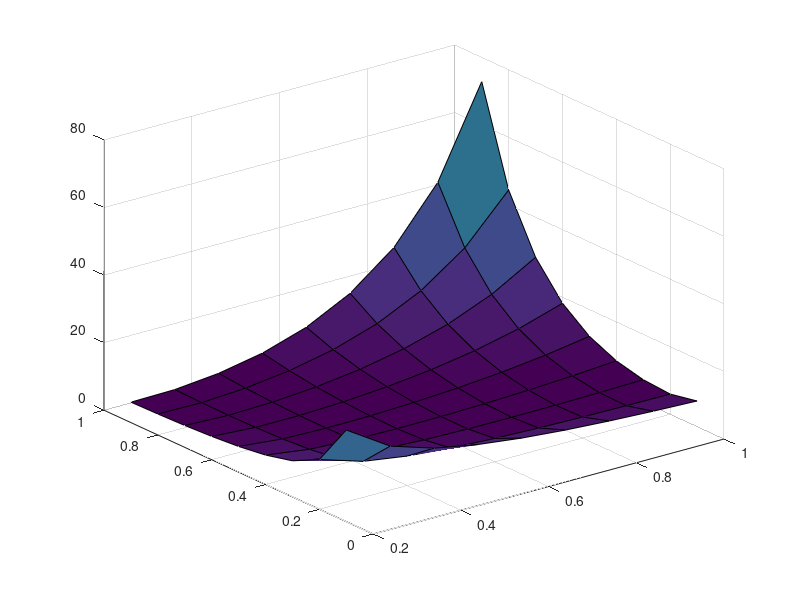

MATLAB code for this plot: (Note: this script raises an error after producing the figure.)
%lambda和PTX对AoI的影响，论文中的fig.9
clc
clear all;
for lambdap=1:1
simulation_AoI=[];
analysis_AoI=[];
sim_success_Pr=[];
ana_success_Pr=[];
simulation_AoI321=[];
analysis_AoI321=[];
sim_success_Pr321=[];
ana_success_Pr321=[];

% lambdaarr=[0.02 0.1 0.2 0.3 0.4 0.5 0.6 0.7 0.8 0.9 1.0];
% Lambdap=[0.02 0.1 0.2 0.3 0.4 0.5 0.6 0.7 0.8 0.9 1.0];
lambdaarr=[0.1 0.2 0.3 0.4 0.5 0.6 0.7 0.8 0.9];
Lambdap=[0.2 0.3 0.4 0.5 0.6 0.7 0.8 0.9 1.0];
gnrt = zeros(length(Lambdap), length(lambdaarr)); % 存储g的值
grt = zeros(length(Lambdap), length(lambdaarr)); % 存储g的值
for cir=1:9  
    num_itr = 100;%总时隙数
    num1=1;
    num2=1;
    num3=1;
    num4=1;
    num5=1;
    num6=1;
    k=0;
    sss=0;

    for cir1=1:9
        Psnr=20;
        Karr=[2 3 4 5 6 7 8 9 10 11 12 13];
        Marr=[2 3 4 5 6 7 8];
%         N=1;% 每个数据包含N bits
        T=0.5;%时隙长度
        M=8;%总用户数
        R = 0.1;
        eps = 2^R-1;
        K=2;%要注意K的变换，要引起用户选择范围的概率
        transMatrix = zeros(M+1, M+1);
        lambda=lambdaarr(cir1);%数据到达以伯努利过程输入，对称结构；
%         lambda=0.2;
        p=Lambdap(cir);
%         p=0.2;%信源选择发送数据的概率；

        Pi_1k = zeros(1, M);

        data_arrayM = binornd(1, lambda, M, num_itr );% M个用户进行num_itr次二项分布将结果放入M个行向量中,表示数据到达
        data_arrayM_save= data_arrayM;
        sent_arrayM = binornd(1, p, M, num_itr ); % 表示是否选择发送

        t=zeros(1, K);
        t(K)=eps;%接收信噪比的设置值；
        for i= (K-1):-1:1
            t(i) = eps*(1+(M-1)*t(i+1));
        end
        snr=10^(Psnr/10);
       
%         rng(42);
%         randomNumbers = rand(1, K);%随机生成K个0-1之间的随机数
%         q = randomNumbers / sum(randomNumbers);% 归一化以确保它们的和为1
q = 1/K * ones(1, K);%qk
             
        %软件计算精度问题，会使得M增大时ps的误差增大，若将q=[0.1  0.9]，即使M增大，ps的误差也会小;q=[0.9  0.1]误差会很大；

        choice_a_user = zeros(K, num_itr);

        %NOMA
        Qj1= [0]; yj1 = [0];Tj1 = [0];Qj2= [0]; yj2 = [0];Tj2 = [0];Qj3= [0]; yj3 = [0];Tj3 = [0];
        Qj4= [0]; yj4 = [0];Tj4 = [0];Qj5= [0]; yj5 = [0];Tj5 = [0];Qj6= [0]; yj6 = [0];Tj6 = [0];
        for i = 1 : num_itr%循坏时隙数
            for j=1:M
                randomNumber = rand();
                if randomNumber <= q(1) % 用户1根据概率q1选择t1
                    choice_a_user(j,i) = 1;
                elseif sum(q(1:1)) < randomNumber && randomNumber <= sum(q(1:2))% 用户2根据概率q2选择t2
                    choice_a_user(j,i) = 2;
                elseif sum(q(1:2)) < randomNumber && randomNumber <= sum(q(1:3))
                    choice_a_user(j,i) = 3;
                elseif sum(q(1:3)) < randomNumber && randomNumber <= sum(q(1:4))
                    choice_a_user(j,i) = 4;
                elseif sum(q(1:4)) < randomNumber && randomNumber <= sum(q(1:5))
                    choice_a_user(j,i) = 5;
                elseif sum(q(1:5)) < randomNumber && randomNumber <= sum(q(1:6))
                    choice_a_user(j,i) = 6;
                elseif sum(q(1:6)) < randomNumber && randomNumber <= sum(q(1:7))
                    choice_a_user(j,i) = 7;
                elseif sum(q(1:7)) < randomNumber && randomNumber <= sum(q(1:8))
                    choice_a_user(j,i) = 8;

                elseif sum(q(1:8)) < randomNumber && randomNumber <= sum(q(1:9))
                    choice_a_user(j,i) = 9;
                elseif sum(q(1:9)) < randomNumber && randomNumber <= sum(q(1:10))
                    choice_a_user(j,i) = 10;
                elseif sum(q(1:10)) < randomNumber && randomNumber <= sum(q(1:11))
                    choice_a_user(j,i) = 11;
                elseif sum(q(1:11)) < randomNumber && randomNumber <= sum(q(1:12))
                    choice_a_user(j,i) = 12;
                elseif sum(q(1:12)) < randomNumber && randomNumber <= sum(q(1:13))
                    choice_a_user(j,i) = 13;
                end
            end
        end

         sump=0;
        for i=1:K
            sump=sump+p*(q(i)*exp(-t(i)/snr));
        end

        for i=1:K
            q(i)=p*q(i)*exp(-t(i)/snr)/sump;%新的q
        end
        p=sump;%新的p

        %NRT-ana
        res0321=0;res321=0;res1321=0;res2321=0;res3321=0;res4321=0;res5321=0;res6321=0;res7321=0;res8321=0;
        for e = 3 : M %活跃用户数为e
            if e>K
                min12=K-1;
            else
                min12=e;
            end
            for x=2:min12%活跃用户中成功传输的用户数为x
                for k1 = 1:(K-x+1)
                    for k2 = (k1+x-1):K
                        if  x==K %注意该条件
                            f=1*factorial(x)*nchoosek(e-1, x-1);
                        else
                            if (e-x)==0%因为求res3时，0*0^(-1)=Nan，所以单独列一个
                                f=1*factorial(x)*nchoosek(e-1, x-1);
                            else
                                for l=1:k2%q的前k2项的和
                                    res1321= res1321 + q(l);
                                end
                                for s=(k2+1):K
                                    for t=1:s
                                        res2321 = res2321 + q(t);
                                    end
                                    res3321 = res3321+(e-x)*q(s)*(1-res2321)^(e-x-1);
                                    res2321 = 0;
                                end
                                f=[(1-res1321)^(e-x)-res3321]*factorial(x)*nchoosek(e-1, x-1);
                                res1321 = 0;res3321 = 0;
                            end
                        end

                        if (x-2)>=1
                            for n1 = (k1+1):(k2-x+2)
                                if (x-2)>=2
                                    for n2 = (n1+1):(k2-x+3)
                                        if (x-2)>=3
                                            for n3 = (n2+1):(k2-x+4)
                                                if (x-2)>=4
                                                    for n4 = (n3+1):(k2-x+5)
                                                        if (x-2)>=5
                                                            for n5 = (n4+1):(k2-x+6)
                                                                if (x-2)>=6
                                                                    for n6 = (n5+1):(k2-x+7)
                                                                        if (x-2)>=7
                                                                            for n7 = (n6+1):(k2-x+8)
                                                                                if (x-2)>=8
                                                                                    for n8 = (n7+1):(k2-x+9)
                                                                                        if (x-2)>=9
                                                                                            for n9 = (n8+1):(k2-x+10)
                                                                                                if (x-2)>=10
                                                                                                    for n10 = (n9+1):(k2-x+11)
                                                                                                        res0321 = res0321+q(n1)*q(n2)*q(n3)*q(n4)*q(n5)*q(n6)*q(n6)*q(n8)*q(n9)*q(n10);
                                                                                                    end
                                                                                                else
                                                                                                    res0321 = res0321+q(n1)*q(n2)*q(n3)*q(n4)*q(n5)*q(n6)*q(n6)*q(n8)*q(n9);
                                                                                                end
                                                                                            end
                                                                                        else
                                                                                            res0321 = res0321+q(n1)*q(n2)*q(n3)*q(n4)*q(n5)*q(n6)*q(n6)*q(n8);
                                                                                        end
                                                                                    end
                                                                                else
                                                                                    res0321 = res0321+q(n1)*q(n2)*q(n3)*q(n4)*q(n5)*q(n6)*q(n7);
                                                                                end
                                                                            end
                                                                        else
                                                                            res0321 = res0321+q(n1)*q(n2)*q(n3)*q(n4)*q(n5)*q(n6);
                                                                        end
                                                                    end
                                                                else
                                                                    res0321 = res0321+q(n1)*q(n2)*q(n3)*q(n4)*q(n5);
                                                                end
                                                            end
                                                        else
                                                            res0321 = res0321+q(n1)*q(n2)*q(n3)*q(n4);
                                                        end
                                                    end
                                                else
                                                    res0321 = res0321+q(n1)*q(n2)*q(n3);
                                                end
                                            end
                                        else
                                            res0321 = res0321+q(n1)*q(n2);
                                        end
                                    end
                                else
                                    res0321 = res0321+q(n1);
                                end
                            end
                        else%x==2
                            res0321=1;
                        end
                        if e-x==1;%为了排除P{x|e=x+1}=0；
                            f=0;
                        end
                        res4321 = res4321 + q(k1)*q(k2)*res0321*f;%ps2关于x的累加
                        res0321=0;
                    end
                end
            end

            %x=1,e>=3时
            for k=1:K
                for l=1:k
                    res5321= res5321+q(l);
                end
                for s=(k+1):K
                    for t=1:s
                        res6321 = res6321+q(t);
                    end
                    res7321 = res7321 + (e-1)*q(s)*(1-res6321)^(e-2);
                    res6321=0;
                end
                res8321= res8321 + q(k)*((1-res5321)^(e-1)-res7321);%ps1
                res5321 = 0;res7321=0;
            end

            res321 = res321 + nchoosek(M-1, e-1)*(lambda*p)^e*(1-lambda*p)^(M-e)*(res8321+res4321);
            res4321=0;res8321=0;
        end

        symsum=0;%e=2时
        for r=1:K
            symsum =symsum + (lambda*p)^2*(1-lambda*p)^(M-2)*nchoosek(M-1, 1)*q(r)*(1-q(r));%ps3
        end

        ps321=lambda*p*(1-lambda*p)^(M-1) + symsum + res321;
        symsum=0;res321=0;
        Y321=T/ps321;%E(Y)
        Y2321=T^2*(2-ps321)/ps321^2;%E(Y^2)


        poi_gs_m321 = T+Y2321/Y321/2;%%Average AoI
        analysis_AoI321=[analysis_AoI321 poi_gs_m321];
        gnrt(cir, cir1)=poi_gs_m321;


        %RT-ana
        %分析
        res0321=0;res321=0;res1321=0;res2321=0;res3321=0;res4321=0;res5321=0;res6321=0;res7321=0;res8321=0;res9321=0;w321=0;e=0;k1=0;k2=0;k=0;k_=0;
        for k = 0:M%从k到k_的状态转移
            for k_ = 0:M
                k_k = (k - k_);
                if k_ >= k
                    k_k = 0;
                end
                Pkk_=0;Pxi=0;Pxk=0;Pqr=0;Px0i2=0;Px2i2=0;Px1i3=0;Pl1=0;Pl2=0;Pl3=0;
                for x = [k_k : min(k,K)];%Pxk
                    %Pxi
                    if x==K
                        min1=K+1;
                    else
                        min1=k+1;
                    end
                    for m = [x+1,x+3:min1]%求P{x|i=m-1}
                        if x==0 & (m-1) >= x & (m-1) == 0
                            Pxi = 1;
                        end
                        if x==0 & (m-1) >= x & (m-1) == 1
                            Pxi = 0;
                        end
                        if x==0 & (m-1) >= x & (m-1) >= 2
                            for u1 = 1:K
                                for u2 = 1:u1
                                    Pqr = Pqr + q(u2);
                                end
                                Px0i2 = Px0i2 + (m-1)*q(u1)*(1-Pqr)^(m-1-1);
                                Pqr = 0;
                            end
                            Pxi = 1 - Px0i2;
                            Px0i2=0;
                        end
                        if x==1 & (m-1)>=x & (m-1) == 1
                            Pxi = 1;
                        end
                        if x==1 & (m-1)>=x & (m-1) == 2
                            Pxi = 0;
                        end
                        if x==2 & (m-1)>=x & (m-1) == 2
                            for u3 =1:K
                                Px2i2 = Px2i2 + q(u3)*(1-q(u3));
                            end
                            Pxi = Px2i2;
                            Px2i2 = 0;
                        end
                        if x==1 & (m-1)>=x & (m-1) >= 3
                            e = m-1;
                            for l=1:K
                                for l1= 1:l
                                    Pl1 = Pl1 + q(l1);
                                end
                                for l2 = l+1:K
                                    for l3 = 1:l2
                                        Pl3= Pl3 + q(l3);
                                    end
                                    Pl2 = Pl2 + nchoosek(e-1, 1)*q(l2)*(1-Pl3)^(e-2);
                                    Pl3 = 0;
                                end
                                Px1i3 = Px1i3 + nchoosek(e,1)*q(l)*[(1-Pl1)^(e-1)-Pl2];
                                Pl1=0; Pl2=0;
                            end
                            Pxi = Px1i3;
                            Px1i3 = 0;
                        end

                        res00=0;res11=0;res22=0;res33=0;res44=0;res55=0;res66=0;res77=0;res88=0;res99=0;
                        if x>=2 & (m-1)>=x & (m-1)>=3 & (m-1-x) ~= 1
                            e = m-1;
                            for k1 = 1:(K-x+1)
                                for k2 = (k1+x-1):K
                                    if  x==K %注意该条件
                                        f=1*factorial(x)*nchoosek(e, x);
                                    else
                                        if (e-x)==0%因为求res3时，0*0^(-1)=Nan，所以单独列一个
                                            f=1*factorial(x)*nchoosek(e, x);
                                        else
                                            for l=1:k2%q的前k2项的和
                                                res11= res11 + q(l);
                                            end
                                            for s=(k2+1):K
                                                for t=1:s
                                                    res22 = res22 + q(t);
                                                end
                                                res33 = res33+(e-x)*q(s)*(1-res22)^(e-x-1);
                                                res22 = 0;
                                            end
                                            f=[(1-res11)^(e-x)-res33]*factorial(x)*nchoosek(e, x);
                                            res11 = 0;res33 = 0;
                                        end
                                    end

                                    if (x-2)>=1
                                        for n1 = (k1+1):(k2-x+2)
                                            if (x-2)>=2
                                                for n2 = (n1+1):(k2-x+3)
                                                    if (x-2)>=3
                                                        for n3 = (n2+1):(k2-x+4)
                                                            if (x-2)>=4
                                                                for n4 = (n3+1):(k2-x+5)
                                                                    if (x-2)>=5
                                                                        for n5 = (n4+1):(k2-x+6)
                                                                            if (x-2)>=6
                                                                                for n6 = (n5+1):(k2-x+7)
                                                                                    if (x-2)>=7
                                                                                        for n7 = (n6+1):(k2-x+8)
                                                                                            if (x-2)>=8
                                                                                                for n8 = (n7+1):(k2-x+9)
                                                                                                    if (x-2)>=9
                                                                                                        for n9 = (n8+1):(k2-x+10)
                                                                                                            if (x-2)>=10
                                                                                                                for n10 = (n9+1):(k2-x+11)
                                                                                                                    res00 = res00+q(n1)*q(n2)*q(n3)*q(n4)*q(n5)*q(n6)*q(n6)*q(n8)*q(n9)*q(n10);
                                                                                                                end
                                                                                                            else
                                                                                                                res00 = res00+q(n1)*q(n2)*q(n3)*q(n4)*q(n5)*q(n6)*q(n6)*q(n8)*q(n9);
                                                                                                            end
                                                                                                        end
                                                                                                    else
                                                                                                        res00 = res00+q(n1)*q(n2)*q(n3)*q(n4)*q(n5)*q(n6)*q(n6)*q(n8);
                                                                                                    end
                                                                                                end
                                                                                            else
                                                                                                res00= res00+q(n1)*q(n2)*q(n3)*q(n4)*q(n5)*q(n6)*q(n7);
                                                                                            end
                                                                                        end
                                                                                    else
                                                                                        res00 = res00+q(n1)*q(n2)*q(n3)*q(n4)*q(n5)*q(n6);
                                                                                    end
                                                                                end
                                                                            else
                                                                                res00 = res00+q(n1)*q(n2)*q(n3)*q(n4)*q(n5);
                                                                            end
                                                                        end
                                                                    else
                                                                        res00 = res00+q(n1)*q(n2)*q(n3)*q(n4);
                                                                    end
                                                                end
                                                            else
                                                                res00 = res00+q(n1)*q(n2)*q(n3);
                                                            end
                                                        end
                                                    else
                                                        res00 = res00+q(n1)*q(n2);
                                                    end
                                                end
                                            else
                                                res00 = res00+q(n1);
                                            end
                                        end
                                    else%x==2
                                        res00=1;
                                    end
                                    res44 = res44 + q(k1)*q(k2)*res00*f;%ps2关于x的累加
                                    res00=0;
                                end
                            end
                            Pxi=res44;
                            res44=0;
                        end

                        Pxk = Pxk + (1-p)^(k-m+1)*p^(m-1)*nchoosek(k,m-1)*Pxi;
                        Pxi=0;
                    end%Pxk结束
                    Pkk_ = Pkk_ + Pxk*lambda^(k_-k+x)*(1-lambda)^(M-k_)*nchoosek(M-k+x, k_-k+x);
                    Pxk=0;
                end
                transMatrix(k+1, k_+1) = Pkk_;
                Pkk_=0;
            end
        end

        P = transMatrix;% P为已知的转移概率矩阵
        A = P' - eye(M+1);% 构建线性方程组 (P^T - I)Π = 0
        A = [A; ones(1, M+1)];% 添加归一化条件
        b = [zeros(M+1, 1); 1];
        Pi = A\b;% 求解线性方程组%列向量

        for k = 0:(M-1)%Π（1,k）
            Pi_1k(k+1) = (k+1)/M * Pi(k+2);
        end
        Pi_1k=Pi_1k/sum(Pi_1k);

        %pm即ps
        ps = 0;Pxi=0;Pqr=0;Px0i2=0;Px2i2=0;Px1i3=0;Pl1=0;Pl2=0;Pl3=0;
        for k = 0: (M-1)
            for x = 1:min(k+1,K)
                if x==K
                    min2=K;
                else
                    min2=k+1;
                end
                for m=[x,x+2:min2]
                    %Pxi=P{x|i=m}
                    if x==0 & m >= x & m == 0
                        Pxi = 1;
                    end
                    if x==0 & m >= x & m == 1
                        Pxi = 0;
                    end
                    if x==0 & m >= x & m>= 2
                        for u1 = 1:K
                            for u2 = 1:u1
                                Pqr = Pqr + q(u2);
                            end
                            Px0i2 = Px0i2 + m*q(u1)*(1-Pqr)^(m-1);
                            Pqr = 0;
                        end
                        Pxi = 1 - Px0i2;
                        Px0i2=0;
                    end
                    if x==1 & m>=x & m == 1
                        Pxi = 1;
                    end
                    if x==1 & m>=x & m == 2
                        Pxi = 0;
                    end
                    if x==2 & m>=x & m == 2
                        for u3 =1:K
                            Px2i2 = Px2i2 + q(u3)*(1-q(u3));
                        end
                        Pxi = Px2i2;
                        Px2i2 = 0;
                    end
                    if x==1 & m>=x & m >= 3
                        e = m;
                        for l=1:K
                            for l1= 1:l
                                Pl1 = Pl1 + q(l1);
                            end
                            for l2 = l+1:K
                                for l3 = 1:l2
                                    Pl3= Pl3 + q(l3);
                                end
                                Pl2 = Pl2 + nchoosek(e-1, 1)*q(l2)*(1-Pl3)^(e-2);
                                Pl3 = 0;
                            end
                            Px1i3 = Px1i3 + q(l)*[(1-Pl1)^(e-1)-Pl2];
                            Pl1=0; Pl2=0;
                        end
                        Pxi = Px1i3;
                        Px1i3 = 0;
                    end

                    res00=0;res11=0;res22=0;res33=0;res44=0;res55=0;res66=0;res77=0;res88=0;res99=0;
                    if x>=2 & m>=x & m>=3 & (m-x) ~= 1
                        e = m;
                        for k1 = 1:(K-x+1)
                            for k2 = (k1+x-1):K
                                if  x==K %注意该条件
                                    f=1*factorial(x)*nchoosek(e-1, x-1);
                                else
                                    if (e-x)==0%因为求res3时，0*0^(-1)=Nan，所以单独列一个
                                        f=1*factorial(x)*nchoosek(e-1, x-1);
                                    else
                                        for l=1:k2%q的前k2项的和
                                            res11= res11 + q(l);
                                        end
                                        for s=(k2+1):K
                                            for t=1:s
                                                res22 = res22 + q(t);
                                            end
                                            res33 = res33+(e-x)*q(s)*(1-res22)^(e-x-1);
                                            res22 = 0;
                                        end
                                        f=[(1-res11)^(e-x)-res33]*factorial(x)*nchoosek(e-1, x-1);
                                        res11 = 0;res33 = 0;
                                    end
                                end

                                if (x-2)>=1
                                    for n1 = (k1+1):(k2-x+2)
                                        if (x-2)>=2
                                            for n2 = (n1+1):(k2-x+3)
                                                if (x-2)>=3
                                                    for n3 = (n2+1):(k2-x+4)
                                                        if (x-2)>=4
                                                            for n4 = (n3+1):(k2-x+5)
                                                                if (x-2)>=5
                                                                    for n5 = (n4+1):(k2-x+6)
                                                                        if (x-2)>=6
                                                                            for n6 = (n5+1):(k2-x+7)
                                                                                if (x-2)>=7
                                                                                    for n7 = (n6+1):(k2-x+8)
                                                                                        if (x-2)>=8
                                                                                            for n8 = (n7+1):(k2-x+9)
                                                                                                if (x-2)>=9
                                                                                                    for n9 = (n8+1):(k2-x+10)
                                                                                                        if (x-2)>=10
                                                                                                            for n10 = (n9+1):(k2-x+11)
                                                                                                                res00 = res00+q(n1)*q(n2)*q(n3)*q(n4)*q(n5)*q(n6)*q(n6)*q(n8)*q(n9)*q(n10);
                                                                                                            end
                                                                                                        else
                                                                                                            res00 = res00+q(n1)*q(n2)*q(n3)*q(n4)*q(n5)*q(n6)*q(n6)*q(n8)*q(n9);
                                                                                                        end
                                                                                                    end
                                                                                                else
                                                                                                    res00 = res00+q(n1)*q(n2)*q(n3)*q(n4)*q(n5)*q(n6)*q(n6)*q(n8);
                                                                                                end
                                                                                            end
                                                                                        else
                                                                                            res00 = res00+q(n1)*q(n2)*q(n3)*q(n4)*q(n5)*q(n6)*q(n7);
                                                                                        end
                                                                                    end
                                                                                else
                                                                                    res00 = res00+q(n1)*q(n2)*q(n3)*q(n4)*q(n5)*q(n6);
                                                                                end
                                                                            end
                                                                        else
                                                                            res00 = res00+q(n1)*q(n2)*q(n3)*q(n4)*q(n5);
                                                                        end
                                                                    end
                                                                else
                                                                    res00 = res00+q(n1)*q(n2)*q(n3)*q(n4);
                                                                end
                                                            end
                                                        else
                                                            res00 = res00+q(n1)*q(n2)*q(n3);
                                                        end
                                                    end
                                                else
                                                    res00 = res00+q(n1)*q(n2);
                                                end
                                            end
                                        else
                                            res00 = res00+q(n1);
                                        end
                                    end
                                else%x==2
                                    res00=1;
                                end
                                res44 = res44 + q(k1)*q(k2)*res00*f;%ps2关于x的累加
                                res00=0;
                            end
                        end
                        Pxi=res44;
                        res44=0;
                    end%Pxi结束

                    ps = ps + (1-p)^(k-m+1)*p^m*nchoosek(k,m-1)*Pxi*Pi_1k(k+1);
                    Pxi=0;
                end
            end
        end

        anaps=ps/p;
        %     simps=ps1/sss;

        anaS=T/(1-(1-ps)*(1-lambda));%E(S)
        simS=sum(Tj1(1:end-2))/(length(Tj1)-2);


        a=lambda;
        b=ps;
        En=(lambda - lambda*ps)/ps - (lambda + ps - lambda*ps - 1)/ps - (lambda - 1)/lambda + 2;
        anaD=T*[En-1];%E(D)
        simD=sum(yj1(2:end-1))/(length(yj1)-2);
        Roun=abs((3*(a - a*b))/b - ((a - a*b)/b - (a + b - a*b - 1)/b - (a - 1)/a + 2)^2 - (3*(a + b - a*b - 1))/b - (a - 1)/a - (2*(a - 1)*((a - a*b)/b - (a + b - a*b - 1)/b + 1/a + 1))/a - (2*((a*b - a + 1)/b - (a*(b - 1))/b)*(a + b - a*b - 1))/b + (2*((a + b - a*b)/b + ((a - 1)*(b - 1))/b)*(a - a*b))/b + 4);
        anaD2=T^2*[Roun+En^2-2*En+1];%E(D^2)
        yj1_squared = yj1.^ 2;
        simD2=sum(yj1_squared(2:end-1))/(length(yj1_squared)-2);

        poi_gs_m = anaS+anaD2/anaD/2;%%Average AoI
        analysis_AoI=[analysis_AoI poi_gs_m];
        ps=0;
        grt(cir, cir1)=poi_gs_m;
    end
end

[P, Lambda] = meshgrid(Lambdap, lambdaarr);

% figure;
% 
% % 定义颜色映射表，将蓝色和红色映射到不同区间
% colormap([cool(32); hot(32)]); % 蓝色渐变和红色渐变
% 
% % 对 g1 (蓝色渐变) 数据进行归一化并映射到 [1, 32]
% g1_min = min(gnrt(:));
% g1_max = max(gnrt(:));
% g1_normalized = round(31 * (gnrt - g1_min) / (g1_max - g1_min)) + 1; % 将数据映射到 [1, 32]
% 
% % 绘制 g1 曲面图
% surf1 = surf(P, Lambda, gnrt', 'EdgeColor', 'none'); % 绘制 g1 曲面
% surf1.CData = g1_normalized'; % 设置 CData 为归一化后的索引
% surf1.FaceColor = 'interp'; % 启用插值颜色
% surf1.FaceAlpha = 0.8; % 设置透明度
% 
% hold on;
% 
% % 对 g2 (红色渐变) 数据进行归一化并映射到 [33, 64]
% g2_min = min(grt(:));
% g2_max = max(grt(:));
% g2_normalized = round(31 * (grt - g2_min) / (g2_max - g2_min)) + 33; % 将数据映射到 [33, 64]
% 
% % 绘制 g2 曲面图
% surf2 = surf(P, Lambda, grt', 'EdgeColor', 'none'); % 绘制 g2 曲面
% surf2.CData = g2_normalized'; % 设置 CData 为归一化后的索引
% surf2.FaceColor = 'interp'; % 启用插值颜色
% surf2.FaceAlpha = 0.8; % 设置透明度
% 
% hold off;
% 
% % 设置坐标轴标签和标题
% xlabel('$P_{TX}$', 'Interpreter', 'latex', 'FontSize', 14, 'FontName', 'Arial', 'Rotation', 25);
% ylabel('$\lambda$',  'Interpreter', 'latex', 'FontSize', 14, 'FontName', 'Arial', 'Rotation', -25);
% zlabel('AoI','Interpreter', 'latex', 'FontSize', 14, 'FontName', 'Arial'); % Z轴标签
% % title('3D Plot of g1 (Blue Gradient) and g2 (Red Gradient) vs p and lambda'); % 标题
% 
% % 设置颜色条并区分两个曲面
% colorbar('YLim', [1, 64], ...
%     'Ticks', [1, 32, 33, 64], ...
%     'TickLabels', {'g1 Min', 'g1 Max', 'g2 Min', 'g2 Max'});
% 
% % 设置视角
% view(3); % 设置3D视角
% 
% % 添加图例
% legend({'NOMA-NRT (Blue Gradient)', 'NOMA-RT (Red Gradient)'}, 'Location', 'northeast'); % 图例
% end
% 对 g1 (蓝色渐变) 数据进行归一化并映射到 [1, 32]
% 对 g1 数据进行归一化并映射到常规颜色

% g1_min = min(gnrt(:));
% g1_max = max(gnrt(:));
% g1_normalized = round(31 * (gnrt - g1_min) / (g1_max - g1_min)) + 1; % 将数据映射到 [1, 32]
% 
% figure(1);
% % 绘制 g1 曲面图
% surf1 = surf(P, Lambda, gnrt', 'EdgeColor', 'black'); % 绘制 g1 曲面，显示网格线
% surf1.CData = g1_normalized'; % 设置 CData 为归一化后的索引
% surf1.FaceColor = 'interp'; % 启用插值颜色
% surf1.FaceAlpha = 0.8; % 设置透明度
% 
% % 设置坐标轴标签和标题
% xlabel('$P_{TX}$', 'Interpreter', 'latex', 'FontSize', 14, 'FontName', 'Arial', 'Rotation', -25);
% ylabel('$\lambda$',  'Interpreter', 'latex', 'FontSize', 14, 'FontName', 'Arial', 'Rotation', 25);
% zlabel('AoI','Interpreter', 'latex', 'FontSize', 14, 'FontName', 'Arial'); % Z轴标签
% % title('NOMA-NRT'); % 标题
% xlim([min(Lambdap), max(Lambdap)]);
% ylim([min(lambdaarr), max(lambdaarr)]);
% 
% xticks(Lambdap); % 设置 x 轴
% yticks(lambdaarr);  % 设置 y 轴的所有值
% 
% % 设置颜色条
% colorbar('YLim', [1, 32], ...
%     'Ticks', [1, 32], ...
%     'TickLabels', {'g1 Min', 'g1 Max'});
% 
% % 设置视角
% view(3); % 设置3D视角

g1_min = min(gnrt(:));
g1_max = max(gnrt(:));
g1_normalized = round(31 * (gnrt - g1_min) / (g1_max - g1_min)) + 1; % 将数据映射到 [1, 32]

figure(1);
% 绘制 g1 曲面图
surf1 = surf(P, Lambda, gnrt', 'EdgeColor', 'black'); % 绘制 g1 曲面，显示网格线
surf1.CData = g1_normalized'; % 设置 CData 为归一化后的索引
surf1.FaceColor = 'interp'; % 启用插值颜色
surf1.FaceAlpha = 0.8; % 设置透明度

% 设置坐标轴标签和标题
xlabel('$P_{TX}$', 'Interpreter', 'latex', 'FontSize', 14, 'FontName', 'Arial', 'Rotation', -25);
ylabel('$\lambda$',  'Interpreter', 'latex', 'FontSize', 14, 'FontName', 'Arial', 'Rotation', 25);
zlabel('AoI','Interpreter', 'latex', 'FontSize', 14, 'FontName', 'Arial'); % Z轴标签
% title('NOMA-NRT'); % 标题
xlim([min(Lambdap), max(Lambdap)]);
ylim([min(lambdaarr), max(lambdaarr)]);

% xticks(Lambdap); % 设置 x 轴
% yticks(lambdaarr);  % 设置 y 轴的所有值


% 设置颜色条
colorbar('YLim', [1, 32], ...
    'Ticks', [1, 32], ...
    'TickLabels', {'g1 Min', 'g1 Max'});


% 设置视角
view(3); % 设置3D视角




% 对 g2 数据进行归一化并映射到常规颜色
g2_min = min(grt(:));
g2_max = max(grt(:));
g2_normalized = round(31 * (grt - g2_min) / (g2_max - g2_min)) + 1; % 将数据映射到 [1, 32]

% 绘制 g2 曲面图
figure(2);
surf2 = surf(P, Lambda, grt', 'EdgeColor', 'black'); % 绘制 g2 曲面，显示网格线
surf2.CData = g2_normalized'; % 设置 CData 为归一化后的索引
surf2.FaceColor = 'interp'; % 启用插值颜色
surf2.FaceAlpha = 0.8; % 设置透明度

% 设置坐标轴标签和标题
xlabel('$P_{TX}$', 'Interpreter', 'latex', 'FontSize', 14, 'FontName', 'Arial', 'Rotation', -25);
ylabel('$\lambda$',  'Interpreter', 'latex', 'FontSize', 14, 'FontName', 'Arial', 'Rotation', 25);
zlabel('AoI','Interpreter', 'latex', 'FontSize', 14, 'FontName', 'Arial'); % Z轴标签
% title('NOMA-RT'); % 标题
xlim([min(Lambdap), max(Lambdap)]);
ylim([min(lambdaarr), max(lambdaarr)]);

% xticks(Lambdap); % 设置 x 轴
% yticks(lambdaarr);  % 设置 y 轴的所有值

% 设置颜色条
colorbar('YLim', [1, 32], ...
    'Ticks', [1, 32], ...
    'TickLabels', {'g2 Min', 'g2 Max'});



% 设置视角
view(3); % 设置3D视角

end
